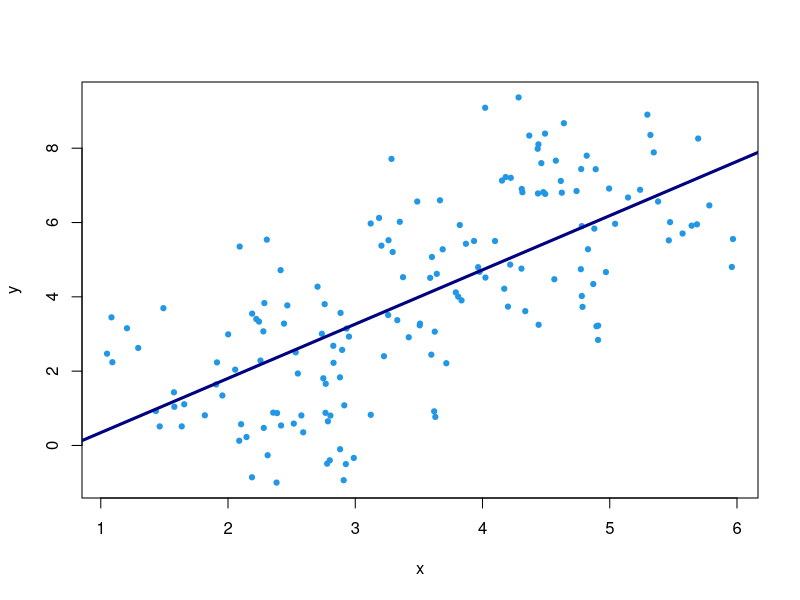
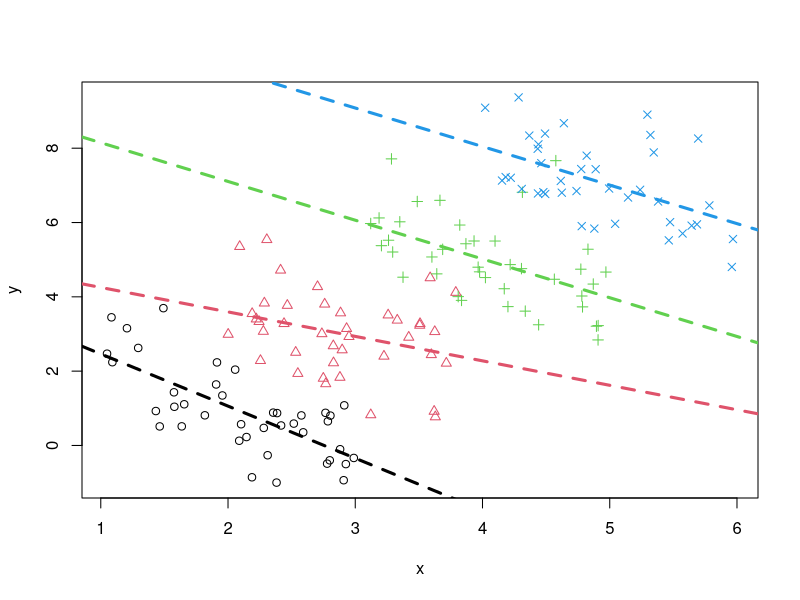

The R source for these figures, in order:
set.seed(123)
g <- 4                            # number of groups
n <- 40                           # number of samples in each group
z <- rep(1:g, each = n)           # grouping variable
x <- runif(n * g, 0, 2) + z       # x variable that depends on z
y <- 3 * z - x + rnorm(n * g)     # y variable that depends on x and z
pdf("images/chapter_3/probability-Simpson-plots.pdf", height=5, width=5)
plot(x, y, pch=19, col=4, cex=0.7) # plot the whole data
abline(lm(y ~ x), lwd=3, col="navyblue")   # show the overall linear trend
plot(x, y, pch = z, col = z)       # plot the data with group labeled
for (grp in 1:g) # fit a line for each group
    abline(lm(y[z==grp] ~ x[z==grp]), lwd=3, col=grp, lty=2)
dev.off()
